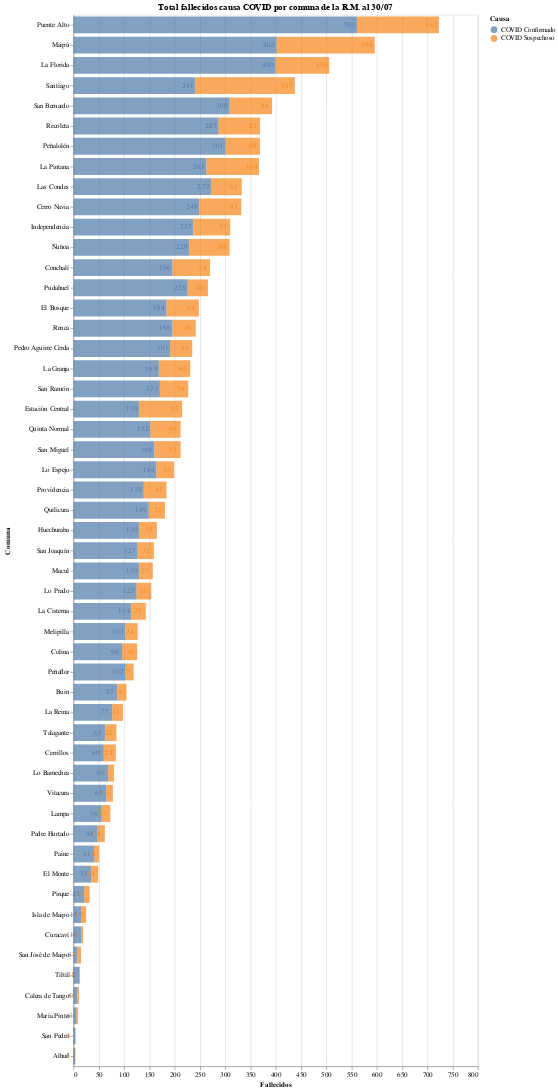

The code cell stored with this chart in its notebook:
### Code cell
#hide_input
bars = alt.Chart(deaths_long_format).mark_bar(opacity=0.7, size=25).encode(
    x = alt.X('Fallecidos:Q', stack='zero'),
    y = alt.Y('Comuna', sort='-x'),
    tooltip = ['Comuna', 'Fallecidos'],
    color = alt.Color('Causa', sort=['Confirmado','Sospechoso']),
    order = alt.Order('Causa')
)

text = alt.Chart(deaths_long_format).mark_text(dx=-11, dy=0, color="#636363").encode(
     x=alt.X('Fallecidos:Q', stack='zero'),
     y=alt.Y('Comuna', sort='-x'),
     color=alt.Color('Causa', sort=['Confirmado','Sospechoso']),
     order = alt.Order("Causa"),
     text=alt.Text("Fallecidos", format=',.0f')
)
(bars+text).properties(
    title = f"Total fallecidos causa COVID por comuna de la R.M. al {pd.to_datetime('2020-07-30').strftime('%d/%m')}",
    width = 600,
    height = alt.Step(30)
)

### Figure 1 — Vega-Lite specification as saved in the notebook (floating-point values rounded to 4 significant figures)
{"config": {"view": {"continuousWidth": 400, "continuousHeight": 300}}, "layer": [{"mark": {"type": "bar", "opacity": 0.7, "size": 25}, "encoding": {"color": {"type": "nominal", "field": "Causa", "sort": ["Confirmado", "Sospechoso"]}, "order": {"type": "nominal", "field": "Causa"}, "tooltip": [{"type": "nominal", "field": "Comuna"}, {"type": "quantitative", "field": "Fallecidos"}], "x": {"type": "quantitative", "field": "Fallecidos", "stack": "zero"}, "y": {"type": "nominal", "field": "Comuna", "sort": "-x"}}}, {"mark": {"type": "text", "color": "#636363", "dx": -11, "dy": 0}, "encoding": {"color": {"type": "nominal", "field": "Causa", "sort": ["Confirmado", "Sospechoso"]}, "order": {"type": "nominal", "field": "Causa"}, "text": {"type": "quantitative", "field": "Fallecidos", "format": ",.0f"}, "x": {"type": "quantitative", "field": "Fallecidos", "stack": "zero"}, "y": {"type": "nominal", "field": "Comuna", "sort": "-x"}}}], "data": {"name": "data-16788800092bf9c719220c85a0643e75"}, "height": {"step": 30}, "title": "Total fallecidos causa COVID por comuna de la R.M. al 30/07", "width": 600, "$schema": "https://vega.github.io/schema/vega-lite/v4.8.1.json", "datasets": {"data-16788800092bf9c719220c85a0643e75": [{"Comuna": "Independencia", "Causa": "COVID Confirmado", "Fallecidos": 237}, {"Comuna": "Vitacura", "Causa": "COVID Confirmado", "Fallecidos": 65}, {"Comuna": "Ñuñoa", "Causa": "COVID Confirmado", "Fallecidos": 229}, {"Comuna": "San Joaquín", "Causa": "COVID Confirmado", "Fallecidos": 127}, {"Comuna": "Lo Barnechea", "Causa": "COVID Confirmado", "Fallecidos": 69}, {"Comuna": "Conchalí", "Causa": "COVID Confirmado", "Fallecidos": 196}, {"Comuna": "Colina", "Causa": "COVID Confirmado", "Fallecidos": 96}, {"Comuna": "San Bernardo", "Causa": "COVID Confirmado", "Fallecidos": 309}, {"Comuna": "Lo Prado", "Causa": "COVID Confirmado", "Fallecidos": 125}, {"Comuna": "La Cisterna", "Causa": "COVID Confirmado", "Fallecidos": 114}, {"Comuna": "San Ramón", "Causa": "COVID Confirmado", "Fallecidos": 171}, {"Comuna": "Paine", "Causa": "COVID Confirmado", "Fallecidos": 41}, {"Comuna": "Calera de Tango", "Causa": "COVID Confirmado", "Fallecidos": 8}, {"Comuna": "Renca", "Causa": "COVID Confirmado", "Fallecidos": 196}, {"Comuna": "Maipú", "Causa": "COVID Confirmado", "Fallecidos": 402}, {"Comuna": "Cerrillos", "Causa": "COVID Confirmado", "Fallecidos": 60}, {"Comuna": "Quinta Normal", "Causa": "COVID Confirmado", "Fallecidos": 152}, {"Comuna": "Lo Espejo", "Causa": "COVID Confirmado", "Fallecidos": 164}, {"Comuna": "Curacaví", "Causa": "COVID Confirmado", "Fallecidos": 16}, {"Comuna": "Las Condes", "Causa": "COVID Confirmado", "Fallecidos": 272}, {"Comuna": "La Reina", "Causa": "COVID Confirmado", "Fallecidos": 77}, {"Comuna": "Pirque", "Causa": "COVID Confirmado", "Fallecidos": 21}, {"Comuna": "Recoleta", "Causa": "COVID Confirmado", "Fallecidos": 287}, {"Comuna": "Estación Central", "Causa": "COVID Confirmado", "Fallecidos": 130}, {"Comuna": "Huechuraba", "Causa": "COVID Confirmado", "Fallecidos": 130}, {"Comuna": "Providencia", "Causa": "COVID Confirmado", "Fallecidos": 139}, {"Comuna": "Pedro Aguirre Cerda", "Causa": "COVID Confirmado", "Fallecidos": 191}, {"Comuna": "Macul", "Causa": "COVID Confirmado", "Fallecidos": 130}, {"Comuna": "La Granja", "Causa": "COVID Confirmado", "Fallecidos": 169}, {"Comuna": "Peñalolén", "Causa": "COVID Confirmado", "Fallecidos": 301}, {"Comuna": "La Florida", "Causa": "COVID Confirmado", "Fallecidos": 400}, {"Comuna": "Cerro Navia", "Causa": "COVID Confirmado", "Fallecidos": 249}, {"Comuna": "Santiago", "Causa": "COVID Confirmado", "Fallecidos": 241}, {"Comuna": "Melipilla", "Causa": "COVID Confirmado", "Fallecidos": 103}, {"Comuna": "Buin", "Causa": "COVID Confirmado", "Fallecidos": 87}, {"Comuna": "San Miguel", "Causa": "COVID Confirmado", "Fallecidos": 160}, {"Comuna": "Pudahuel", "Causa": "COVID Confirmado", "Fallecidos": 226}, {"Comuna": "Peñaflor", "Causa": "COVID Confirmado", "Fallecidos": 102}, {"Comuna": "La Pintana", "Causa": "COVID Confirmado", "Fallecidos": 263}, {"Comuna": "Quilicura", "Causa": "COVID Confirmado", "Fallecidos": 149}, {"Comuna": "El Bosque", "Causa": "COVID Confirmado", "Fallecidos": 184}, {"Comuna": "Puente Alto", "Causa": "COVID Confirmado", "Fallecidos": 561}, {"Comuna": "Talagante", "Causa": "COVID Confirmado", "Fallecidos": 63}, {"Comuna": "Padre Hurtado", "Causa": "COVID Confirmado", "Fallecidos": 48}, {"Comuna": "El Monte", "Causa": "COVID Confirmado", "Fallecidos": 35}, {"Comuna": "Lampa", "Causa": "COVID Confirmado", "Fallecidos": 56}, {"Comuna": "San Pedro", "Causa": "COVID Confirmado", "Fallecidos": 4}, {"Comuna": "Tiltil", "Causa": "COVID Confirmado", "Fallecidos": 12}, {"Comuna": "María Pinto", "Causa": "COVID Confirmado", "Fallecidos": 6}, {"Comuna": "Isla de Maipo", "Causa": "COVID Confirmado", "Fallecidos": 15}, {"Comuna": "Alhué", "Causa": "COVID Confirmado", "Fallecidos": 3}, {"Comuna": "San José de Maipo", "Causa": "COVID Confirmado", "Fallecidos": 8}, {"Comuna": "Independencia", "Causa": "COVID Sospechoso", "Fallecidos": 73}, {"Comuna": "Vitacura", "Causa": "COVID Sospechoso", "Fallecidos": 13}, {"Comuna": "Ñuñoa", "Causa": "COVID Sospechoso", "Fallecidos": 80}, {"Comuna": "San Joaquín", "Causa": "COVID Sospechoso", "Fallecidos": 32}, {"Comuna": "Lo Barnechea", "Causa": "COVID Sospechoso", "Fallecidos": 11}, {"Comuna": "Conchalí", "Causa": "COVID Sospechoso", "Fallecidos": 74}, {"Comuna": "Colina", "Causa": "COVID Sospechoso", "Fallecidos": 30}, {"Comuna": "San Bernardo", "Causa": "COVID Sospechoso", "Fallecidos": 84}, {"Comuna": "Lo Prado", "Causa": "COVID Sospechoso", "Fallecidos": 29}, {"Comuna": "La Cisterna", "Causa": "COVID Sospechoso", "Fallecidos": 29}, {"Comuna": "San Ramón", "Causa": "COVID Sospechoso", "Fallecidos": 56}, {"Comuna": "Paine", "Causa": "COVID Sospechoso", "Fallecidos": 10}, {"Comuna": "Calera de Tango", "Causa": "COVID Sospechoso", "Fallecidos": 3}, {"Comuna": "Renca", "Causa": "COVID Sospechoso", "Fallecidos": 46}, {"Comuna": "Maipú", "Causa": "COVID Sospechoso", "Fallecidos": 194}, {"Comuna": "Cerrillos", "Causa": "COVID Sospechoso", "Fallecidos": 24}, {"Comuna": "Quinta Normal", "Causa": "COVID Sospechoso", "Fallecidos": 60}, {"Comuna": "Lo Espejo", "Causa": "COVID Sospechoso", "Fallecidos": 35}, {"Comuna": "Curacaví", "Causa": "COVID Sospechoso", "Fallecidos": 3}, {"Comuna": "Las Condes", "Causa": "COVID Sospechoso", "Fallecidos": 61}, {"Comuna": "La Reina", "Causa": "COVID Sospechoso", "Fallecidos": 21}, {"Comuna": "Pirque", "Causa": "COVID Sospechoso", "Fallecidos": 11}, {"Comuna": "Recoleta", "Causa": "COVID Sospechoso", "Fallecidos": 82}, {"Comuna": "Estación Central", "Causa": "COVID Sospechoso", "Fallecidos": 85}, {"Comuna": "Huechuraba", "Causa": "COVID Sospechoso", "Fallecidos": 35}, {"Comuna": "Providencia", "Causa": "COVID Sospechoso", "Fallecidos": 45}, {"Comuna": "Pedro Aguirre Cerda", "Causa": "COVID Sospechoso", "Fallecidos": 44}, {"Comuna": "Macul", "Causa": "COVID Sospechoso", "Fallecidos": 27}, {"Comuna": "La Granja", "Causa": "COVID Sospechoso", "Fallecidos": 62}, {"Comuna": "Peñalolén", "Causa": "COVID Sospechoso", "Fallecidos": 68}, {"Comuna": "La Florida", "Causa": "COVID Sospechoso", "Fallecidos": 106}, {"Comuna": "Cerro Navia", "Causa": "COVID Sospechoso", "Fallecidos": 83}, {"Comuna": "Santiago", "Causa": "COVID Sospechoso", "Fallecidos": 197}, {"Comuna": "Melipilla", "Causa": "COVID Sospechoso", "Fallecidos": 24}, {"Comuna": "Buin", "Causa": "COVID Sospechoso", "Fallecidos": 18}, {"Comuna": "San Miguel", "Causa": "COVID Sospechoso", "Fallecidos": 52}, {"Comuna": "Pudahuel", "Causa": "COVID Sospechoso", "Fallecidos": 40}, {"Comuna": "Peñaflor", "Causa": "COVID Sospechoso", "Fallecidos": 17}, {"Comuna": "La Pintana", "Causa": "COVID Sospechoso", "Fallecidos": 104}, {"Comuna": "Quilicura", "Causa": "COVID Sospechoso", "Fallecidos": 32}, {"Comuna": "El Bosque", "Causa": "COVID Sospechoso", "Fallecidos": 64}, {"Comuna": "Puente Alto", "Causa": "COVID Sospechoso", "Fallecidos": 162}, {"Comuna": "Talagante", "Causa": "COVID Sospechoso", "Fallecidos": 22}, {"Comuna": "Padre Hurtado", "Causa": "COVID Sospechoso", "Fallecidos": 14}, {"Comuna": "El Monte", "Causa": "COVID Sospechoso", "Fallecidos": 14}, {"Comuna": "Lampa", "Causa": "COVID Sospechoso", "Fallecidos": 17}, {"Comuna": "San Pedro", "Causa": "COVID Sospechoso", "Fallecidos": 0}, {"Comuna": "Tiltil", "Causa": "COVID Sospechoso", "Fallecidos": 1}, {"Comuna": "María Pinto", "Causa": "COVID Sospechoso", "Fallecidos": 3}, {"Comuna": "Isla de Maipo", "Causa": "COVID Sospechoso", "Fallecidos": 10}, {"Comuna": "Alhué", "Causa": "COVID Sospechoso", "Fallecidos": 1}, {"Comuna": "San José de Maipo", "Causa": "COVID Sospechoso", "Fallecidos": 7}]}}
